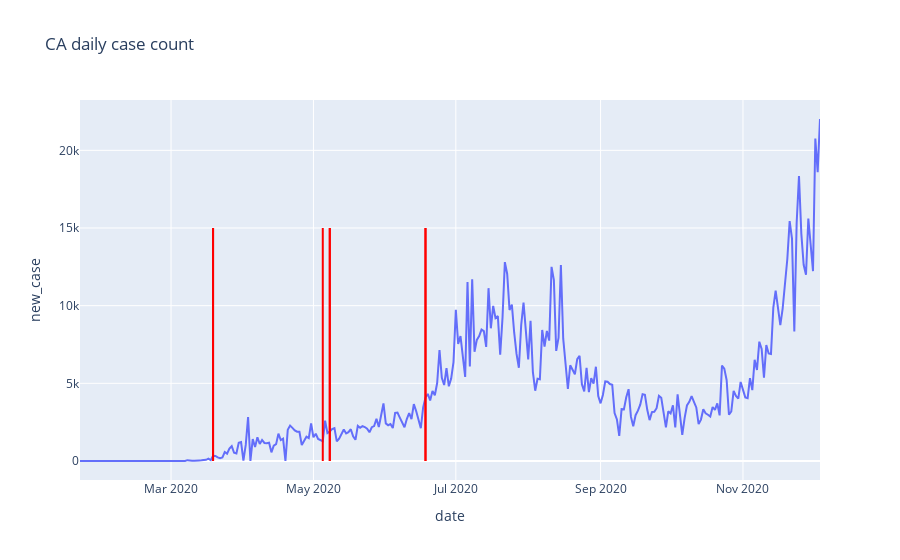

Notebook code for this chart:
### Code cell
CA_fig = px.line(CA_case_count, x = CA_case_count['date'], y = CA_case_count['new_case'], 
                 title='CA daily case count')
CA_main_policy = state_mandate[state_mandate['state'] == 'CA']
for date in CA_main_policy['date']:
    CA_fig.add_shape(type='line',
                    x0=date,
                    y0=0,
                    x1=date,
                    y1=15000,
                    line=dict(color='Red',),
                    xref='x',
                    yref='y'
    ) 
CA_fig.show()

### Figure 1 — Plotly figure (JSON) as saved in the notebook; plotly's stock layout.template omitted (floating-point values rounded to 4 significant figures; data arrays with more than 128 entries replaced by an {"elided": "..."} marker saying what was removed)
{"data": [{"hovertemplate": "date=%{x}<br>new_case=%{y}<extra></extra>", "legendgroup": "", "line": {"color": "#636efa", "dash": "solid"}, "mode": "lines", "name": "", "orientation": "v", "showlegend": false, "type": "scatter", "x": {"elided": "318 str values"}, "xaxis": "x", "y": {"elided": "318 int values"}, "yaxis": "y"}], "layout": {"autosize": true, "legend": {"tracegroupgap": 0}, "shapes": [{"line": {"color": "Red"}, "type": "line", "x0": "2020-06-18", "x1": "2020-06-18", "xref": "x", "y0": 0, "y1": 15000, "yref": "y"}, {"line": {"color": "Red"}, "type": "line", "x0": "2020-03-19", "x1": "2020-03-19", "xref": "x", "y0": 0, "y1": 15000, "yref": "y"}, {"line": {"color": "Red"}, "type": "line", "x0": "2020-03-19", "x1": "2020-03-19", "xref": "x", "y0": 0, "y1": 15000, "yref": "y"}, {"line": {"color": "Red"}, "type": "line", "x0": "2020-05-08", "x1": "2020-05-08", "xref": "x", "y0": 0, "y1": 15000, "yref": "y"}, {"line": {"color": "Red"}, "type": "line", "x0": "2020-06-18", "x1": "2020-06-18", "xref": "x", "y0": 0, "y1": 15000, "yref": "y"}, {"line": {"color": "Red"}, "type": "line", "x0": "2020-05-05", "x1": "2020-05-05", "xref": "x", "y0": 0, "y1": 15000, "yref": "y"}, {"line": {"color": "Red"}, "type": "line", "x0": "2020-05-08", "x1": "2020-05-08", "xref": "x", "y0": 0, "y1": 15000, "yref": "y"}], "title": {"text": "CA daily case count"}, "xaxis": {"anchor": "y", "autorange": true, "domain": [0, 1], "range": ["2020-01-22", "2020-12-04"], "title": {"text": "date"}, "type": "date"}, "yaxis": {"anchor": "x", "autorange": true, "domain": [0, 1], "range": [-1223.0, 23240.0], "title": {"text": "new_case"}, "type": "linear"}}}
